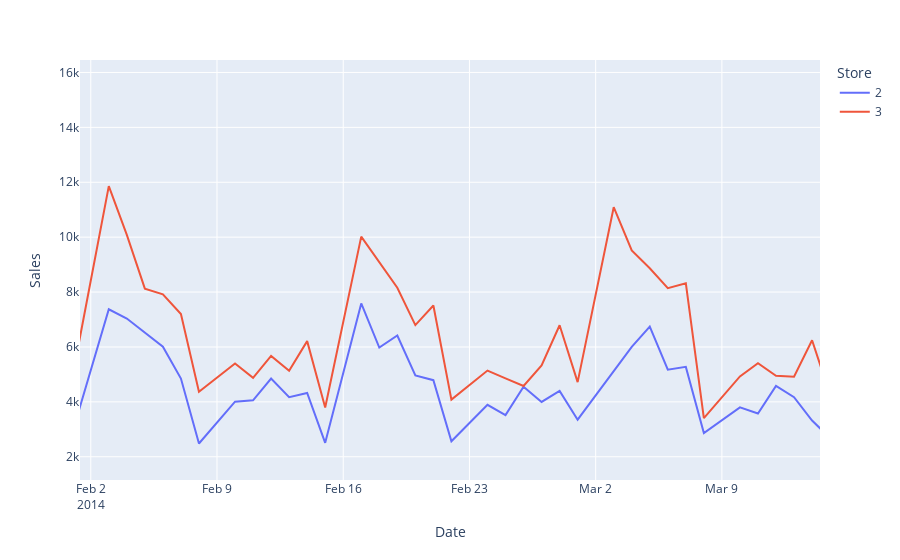

Notebook cell for this chart:
### Code cell
#dt_full.loc[:, "Monday"] = dt_full.loc[:, "DayOfWeek"]==1
shop2 = (dt_full.loc[:, "Store"]==2) | (dt_full.loc[:, "Store"]==3) 
#shop2 = (dt_full.loc[:, "Store"]==3) 

px.line(dt_full[shop2], x="Date", y="Sales",  color='Store')
#px. add_line(dt_full[shop2], x="Date", y="Sales")
#, animation_frame="year", ,size="pop", color="continent", hover_name="country",log_x=True, size_max=55, range_x=[100,100000], range_y=[25,90]

### Figure 1 — Plotly figure (JSON) as saved in the notebook; plotly's stock layout.template omitted (floating-point values rounded to 4 significant figures; data arrays with more than 128 entries replaced by an {"elided": "..."} marker saying what was removed)
{"data": [{"hovertemplate": "Store=2<br>Date=%{x}<br>Sales=%{y}<extra></extra>", "legendgroup": "2", "line": {"color": "#636efa", "dash": "solid"}, "mode": "lines", "name": "2", "orientation": "v", "showlegend": true, "type": "scatter", "x": {"elided": "457 str values"}, "xaxis": "x", "y": {"elided": "457 int values"}, "yaxis": "y"}, {"hovertemplate": "Store=3<br>Date=%{x}<br>Sales=%{y}<extra></extra>", "legendgroup": "3", "line": {"color": "#EF553B", "dash": "solid"}, "mode": "lines", "name": "3", "orientation": "v", "showlegend": true, "type": "scatter", "x": {"elided": "448 str values"}, "xaxis": "x", "y": {"elided": "448 int values"}, "yaxis": "y"}], "layout": {"autosize": true, "legend": {"title": {"text": "Store"}, "tracegroupgap": 0}, "margin": {"t": 60}, "xaxis": {"anchor": "y", "autorange": false, "domain": [0, 1], "range": ["2014-02-01 09:40:21.1587", "2014-03-14 10:33:33.0982"], "title": {"text": "Date"}, "type": "date"}, "yaxis": {"anchor": "x", "autorange": true, "domain": [0, 1], "range": [1154, 16454], "title": {"text": "Sales"}, "type": "linear"}}}
